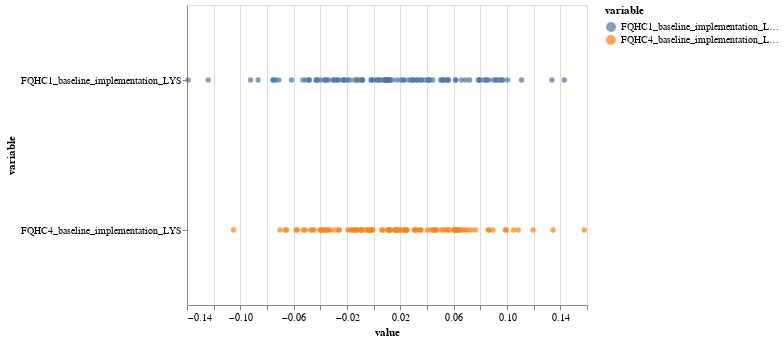

Source (notebook cell):
### Code cell
import altair as alt
import pandas as pd

# Load the CSV file (replace 'your_file.csv' with your actual file name)

# Melt the data to create a single column for values and another for column names
melted_data = pd.melt(data, id_vars=[], value_vars=['FQHC1_baseline_implementation_LYS', 'FQHC4_baseline_implementation_LYS'])

# Create the scatter plot
scatter_plot = alt.Chart(melted_data).mark_circle().encode(
    x='value:Q',
    y='variable:N',
    color='variable:N'
).properties(
    width=400,
    height=300
).resolve_scale(
    color='independent'
).configure_mark(
    size=100  # Adjust the size of the circles as needed
)

# Display the scatter plot
scatter_plot.show()

### Figure 1 — Vega-Lite specification as saved in the notebook (floating-point values rounded to 4 significant figures; data arrays with more than 128 entries replaced by an {"elided": "..."} marker saying what was removed)
{"config": {"view": {"continuousWidth": 300, "continuousHeight": 300}, "mark": {"size": 100}}, "data": {"name": "data-96319ceae45b2d3037c43fe4f0ceb4d2"}, "mark": {"type": "circle"}, "encoding": {"color": {"field": "variable", "type": "nominal"}, "x": {"field": "value", "type": "quantitative"}, "y": {"field": "variable", "type": "nominal"}}, "height": 300, "resolve": {"scale": {"color": "independent"}}, "width": 400, "$schema": "https://vega.github.io/schema/vega-lite/v5.17.0.json", "datasets": {"data-96319ceae45b2d3037c43fe4f0ceb4d2": {"elided": "200 records"}}}
